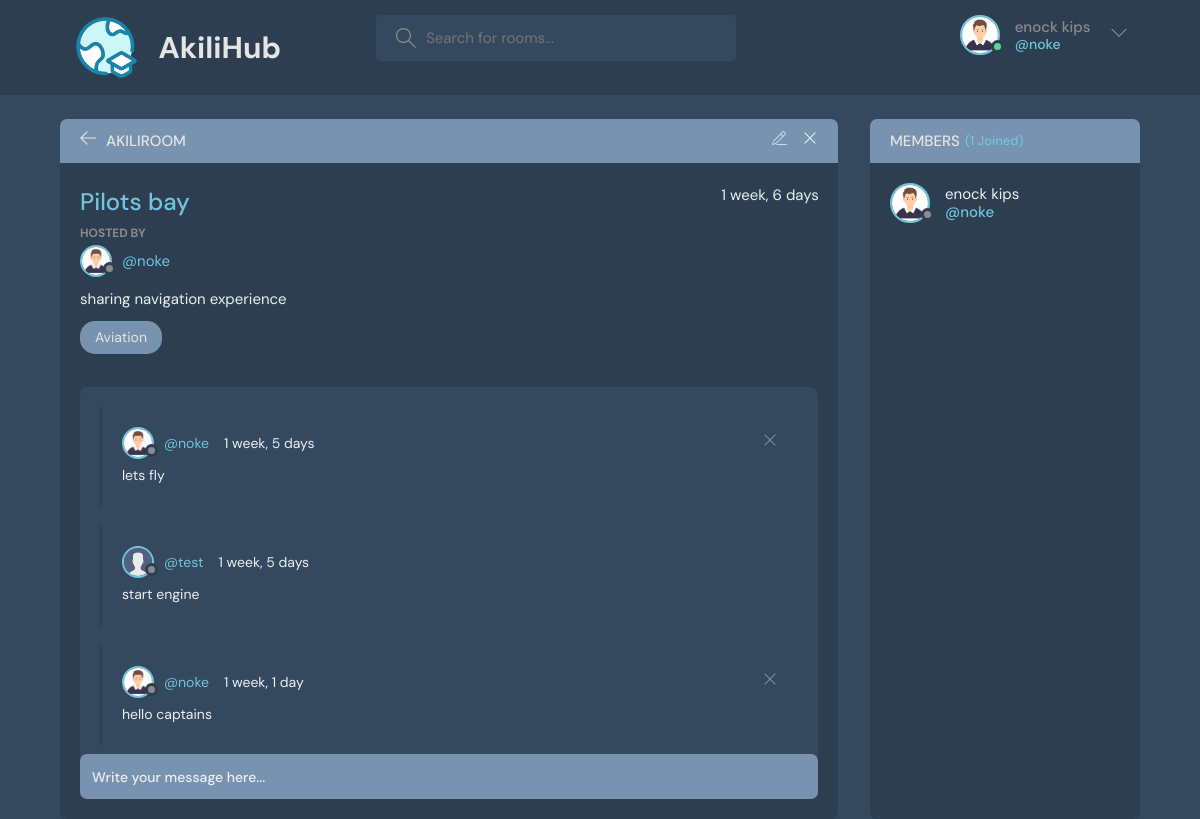
Page /room/cfaba395-decc-4211-a6a9-4331f11d895e/ (signed in) on the committed database.
### base/models.py (models this page shows, shortened)
class User(AbstractUser):
    id = models.UUIDField(primary_key=True, default=uuid.uuid4, editable=False)
    email = models.EmailField(unique=True, null=True)
    name = models.CharField(max_length=100, null=True)
    bio = models.TextField(null=True)
    avatar = models.ImageField(null=True, default="avatar.svg")
    USERNAME_FIELD = 'email'
    REQUIRED_FIELDS = []

class AkiliRoom(models.Model):
    id = models.UUIDField(primary_key=True, default=uuid.uuid4, editable=False)
    owner = models.ForeignKey(User, on_delete=models.SET_NULL, null=True)
    field = models.ForeignKey(Field, on_delete=models.SET_NULL, null=True)
    name = models.CharField(max_length=200)
    description = models.TextField(null=True, blank=True)
    members = models.ManyToManyField(User, related_name='members', blank=True)
    created_at = models.DateTimeField(auto_now_add=True)
    updated_at = models.DateTimeField(auto_now=True)
    class Meta:
        ordering = ['-updated_at', '-created_at']

class Field(models.Model):
    id = models.UUIDField(primary_key=True, default=uuid.uuid4, editable=False)
    name = models.CharField(max_length=100)
    desctiption = models.TextField()
    def __str__(self):
        return self.name

class Message(models.Model):
    user = models.ForeignKey(User, on_delete=models.CASCADE)
    room = models.ForeignKey(AkiliRoom, on_delete=models.CASCADE)
    text = models.TextField()
    created_at = models.DateTimeField(auto_now_add=True)
    updated_at = models.DateTimeField(auto_now=True)

### base/views.py (the view, shortened to what this page needs)
# urls.py: path('room/<str:pk>/', views.room, name='room'),
@login_required(login_url='login')
def room(request, pk):
    room = AkiliRoom.objects.get(id=pk)
    threads = room.message_set.all()
    members = room.members.all()
    context = {'room': room,'threads': threads, 'members': members}
    return render(request, 'base/room.html', context)

### base/templates/base/room.html (shortened to what this page needs)
{% extends 'main.html' %}
{% block content %}
    <main class="profile-page layout layout--2">
      <div class="container">
        <div class="room">
          <div class="room__top">
            <div class="room__topLeft">
              <a href="{% url 'home' %}">
                <svg version="1.1" xmlns="http://www.w3.org/2000/svg" width="32" height="32" viewBox="0 0 32 32">
                  <title>arrow-left</title>
                  <path
                    d="M13.723 2.286l-13.723 13.714 13.719 13.714 1.616-1.611-10.96-10.96h27.625v-2.286h-27.625l10.965-10.965-1.616-1.607z"
                  ></path>
                </svg>
              </a>
              <h3>AkiliRoom</h3>
            </div>
            {% if room.owner == request.user %}
            <div class="room__topRight">
              <a href="{% url 'update-room' room.id %}">
              </a>
              <a href="{% url 'delete-room' room.id %}">
                <svg version="1.1" xmlns="http://www.w3.org/2000/svg" width="32" height="32" viewBox="0 0 32 32">
                  <title>remove</title>
                  <path
                    d="M27.314 6.019l-1.333-1.333-9.98 9.981-9.981-9.981-1.333 1.333 9.981 9.981-9.981 9.98 1.333 1.333 9.981-9.98 9.98 9.98 1.333-1.333-9.98-9.98 9.98-9.981z"
                  ></path>
                </svg>
              </a>
            </div>
            {% endif %}
          </div>
          <div class="room__box scroll">
            <div class="room__header scroll">
              <div class="room__info">
                <h3>{{room.name}}</h3>
                <span>{{room.created_at | timesince}}</span>
              </div>
              <div class="room__hosted">
                <p>Hosted By</p>
                <a href="{% url 'user-profile' room.owner.id %}" class="room__author">
                  <div class="avatar avatar--small">
                    <img src="{{room.owner.avatar.url}}" />
                  </div>
                  <span>@{{room.owner.username}}</span>
                </a>
              </div>
              <div class="room__details">
                {{room.description}}
              </div>
              <span class="room__topics">{{room.field}}</span>
            </div>
            <div class="room__conversation">
              <div class="threads scroll">
                {% for message in threads %}
                <div class="thread">
                  <div class="thread__top">
                    <div class="thread__author">
                      <a href="{% url 'user-profile' message.user.id %}" class="thread__authorInfo">
                        <div class="avatar avatar--small">
                          <img src="{{message.user.avatar.url}}" />
                        </div>
                        <span>@{{message.user.username}}</span>
                      </a>
                      <span class="thread__date">{{message.created_at| timesince}}</span>
                    </div>
                    {% if request.user == message.user %}
                    <a href="{% url 'delete-message' message.id %}">
                    <div class="thread__delete">
                      <svg version="1.1" xmlns="http://www.w3.org/2000/svg" width="32" height="32" viewBox="0 0 32 32">
                        <title>remove</title>
                        <path
                          d="M27.314 6.019l-1.333-1.333-9.98 9.981-9.981-9.981-1.333 1.333 9.981 9.981-9.981 9.98 1.333 1.333 9.981-9.98 9.98 9.98 1.333-1.333-9.98-9.98 9.98-9.981z"
                        ></path>
                      </svg>
                    </div>
                    </a>
                    {% endif %}
                  </div>
                  <div class="thread__details">
                    {{message.text}}
                  </div>
                </div>
                {% endfor %}
              </div>
            </div>
          </div>
          {% if request.user.is_authenticated %}
          <div class="room__message">
            <form action="" method="POST">
              <input name="text" placeholder="Write your message here..." />
            </form>
          </div>
          {% endif %}
        </div>
        <div class="participants">
          <h3 class="participants__top">Members <span>({{members.count}} Joined)</span></h3>
          <div class="participants__list scroll">
            {%for member in members%}
            <a href="{% url 'user-profile' member.id %}" class="participant">
              <div class="avatar avatar--medium">
                <img src="{{member.avatar.url}}" />
              </div>
              <p>
                {{member.name}}
                <span>@{{member.username}}</span>
              </p>
            </a>
            {% endfor %}
          </div>
        </div>
      </div>
    </main>
{% endblock %}

### templates/nav.html (shortened to what this page needs)
{% load static %}
<header class="header header--loggedIn">
    <div class="container">
      <a href="/" class="header__logo">
        <img src="{% static 'images/icons/learner.png' %}" />
        <h1>AkiliHub</h1>
      </a>
      <form class="header__search" method="GET" action="{% url 'home' %}">
        <label>
          <input name="q" placeholder="Search for rooms..." />
        </label>
      </form>
      <nav class="header__menu">
        {% if request.user.is_authenticated %}
        <div class="header__user">
          <a href="{% url 'user-profile' request.user.id %}">
            <div class="avatar avatar--medium active">
              <img src="{{request.user.avatar.url}}" />
            </div>
            <p>{{ request.user.name }}<span>@{{request.user.username}}</span></p>
          </a>
          <button class="dropdown-button">
            <svg version="1.1" xmlns="http://www.w3.org/2000/svg" width="32" height="32" viewBox="0 0 32 32">
              <title>chevron-down</title>
              <path d="M16 21l-13-13h-3l16 16 16-16h-3l-13 13z"></path>
            </svg>
          </button>
        </div>
        {% else %}
        <a href="{% url 'login' %}">
          <img src="{% static 'images/avatar.svg' %}" />
          <p>Login</p>
        </a>
        {% endif %}
      </nav>
    </div>
  </header>

### rows in the picture
User: user.avatar (picture), user.name "enock kips", user.username "noke", avatar (picture), name "enock kips", username "noke"
AkiliRoom: name "Pilots bay", created_at "1 week, 6 days", owner.avatar (picture), owner.username "noke", description "sharing navigation experience", field "Aviation"
Message: user.avatar (picture), user.username "noke", created_at "1 week, 5 days", text "lets fly"
Message: user.avatar (placeholder picture), user.username "test", created_at "1 week, 5 days", text "start engine"
Message: user.avatar (picture), user.username "noke", created_at "1 week, 1 day", text "hello captains"

### other values in the picture
{{ members.count }} "1"
